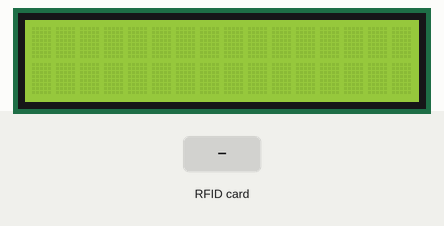
A sketch run on a simulated Arduino Uno, built with avr-gcc and run on an emulated ATmega328P. Shown: 16×2 character LCD. The inputs (shaded band) are chosen by the test bench. What the sketch prints to the serial monitor is not drawn.

Above: at 1.3 s.
1.4 s: RFID card 79 A3 C5 7E held to the reader
At 1.8 s:
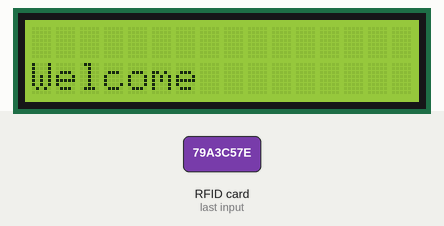
3.4 s: RFID card 5E 7A 19 C4 held to the reader
At 3.7 s:
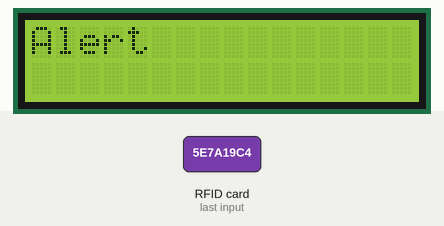
Timing chart, 0 to 6.4 s (numbered marks = the images above; inputs shaded):
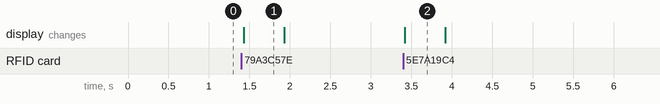

The sketch:

sketch_oct04f.ino
```cpp
#include <SPI.h>
#include <MFRC522.h>

#include <LiquidCrystal_I2C.h>

// Set the LCD address to 0x27 for a 16 chars and 2 line display
LiquidCrystal_I2C lcd(0x27, 16, 2);


int RST_PIN = 9;
int SS_PIN = 10;

String rfid;
String rfid1 = "79a3c57e";

MFRC522 m522(SS_PIN,RST_PIN);
void setup() {
  // put your setup code here, to run once:
  Serial.begin(9600);
  while(!Serial);
  SPI.begin();
  m522.PCD_Init();
    // initialize the LCD
  lcd.begin();

  // Turn on the blacklight and print a message.
  lcd.backlight();

}


void dump(byte * buffer, byte bufferSize){
  rfid = "";
  for(byte i=0; i<bufferSize; i++)
  {
    rfid = rfid + String(buffer[i],HEX);
  }
}

void loop() {
  // put your main code here, to run repeatedly:
  if(!m522.PICC_IsNewCardPresent())
    return;
 if(!m522.PICC_ReadCardSerial())
    return;
 dump(m522.uid.uidByte, m522.uid.size);
 Serial.print(rfid);

 if(rfid == rfid1)
 {
  Serial.println("Welcome");
  lcd.setCursor(0,1);
  lcd.print("Welcome");

  //tone(4,300, 100);
  digitalWrite(4,HIGH);
  delay(500);
  digitalWrite(4,LOW);
 } else {
  Serial.println("Alert");
  lcd.print("Alert");

 // tone(4,3000,100);
  delay(500);
 }
 lcd.clear();
 //noTone();

}
```

Measured:
- after the input at 1.4 s, the display: changes at once (image 1)
- after the input at 3.4 s, the display: changes at once (image 2)
- what the display in image 1 shows lasts 0.5 s, from 1.4 s to 1.9 s
